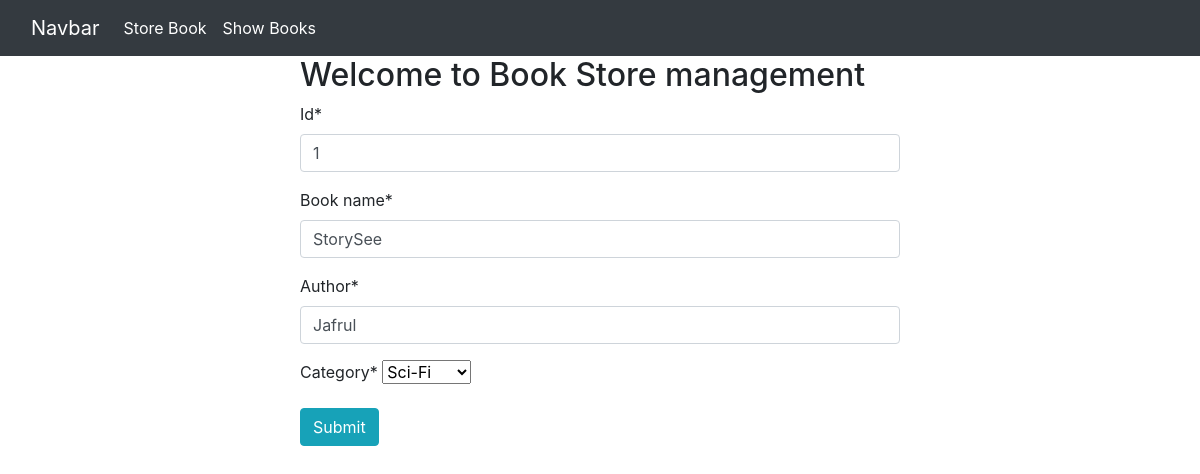
The app's page /edit_book/1 with its own data.
### book/models.py (models this page shows)
class BookStoreModel(models.Model):
    CATEGORY = (
        ('Mystery', 'Mystery'),
        ('Thriller', 'Thriller'),
        ('Sci-Fi', 'Sci-Fi'),
        ('Humor', 'Humor'),
        ('Horror', 'Horror'),
    )
    id = models.IntegerField(primary_key=True)
    book_name = models.CharField(max_length=30)
    author = models.CharField(max_length=30)
    category = models.CharField(max_length=30,choices= CATEGORY)
    first_published = models.DateTimeField(auto_now_add = True) #First time it will show published date
    last_published = models.DateTimeField(auto_now = True) #After that all updates date will show here(last update)

### book/views.py (the view)
# urls.py: path('edit_book/<int:id>',edit_book,name='editbook'),
def edit_book(request,id):
    book = BookStoreModel.objects.get(pk = id)
    form = BookStoreForm(instance=book)
    if request.method == 'POST':
        form = BookStoreForm(request.POST,instance=book)
        if form.is_valid():
            form.save()
            return redirect('showbook')
    return render(request,'store_book.html',{'Form': form})

### book/forms.py
class BookStoreForm(forms.ModelForm):
    class Meta:
        model = BookStoreModel
        fields = ['id', 'book_name', 'author', 'category']

### book/templates/store_book.html (shortened to what this page needs)
{% extends "base.html" %}
{% load crispy_forms_tags %}
{% block content %}
<div style="width:50%;margin:auto;">
    <h2>Welcome to Book Store management</h2>
    <form method="post">
        {{Form | crispy}}
        <button class="btn btn-info" type="submit">Submit</button>
    </form>
</div>
{% endblock %}

### records on screen
BookStoreModel: id "1", book_name "StorySee", author "Jafrul", category "Sci-Fi"
